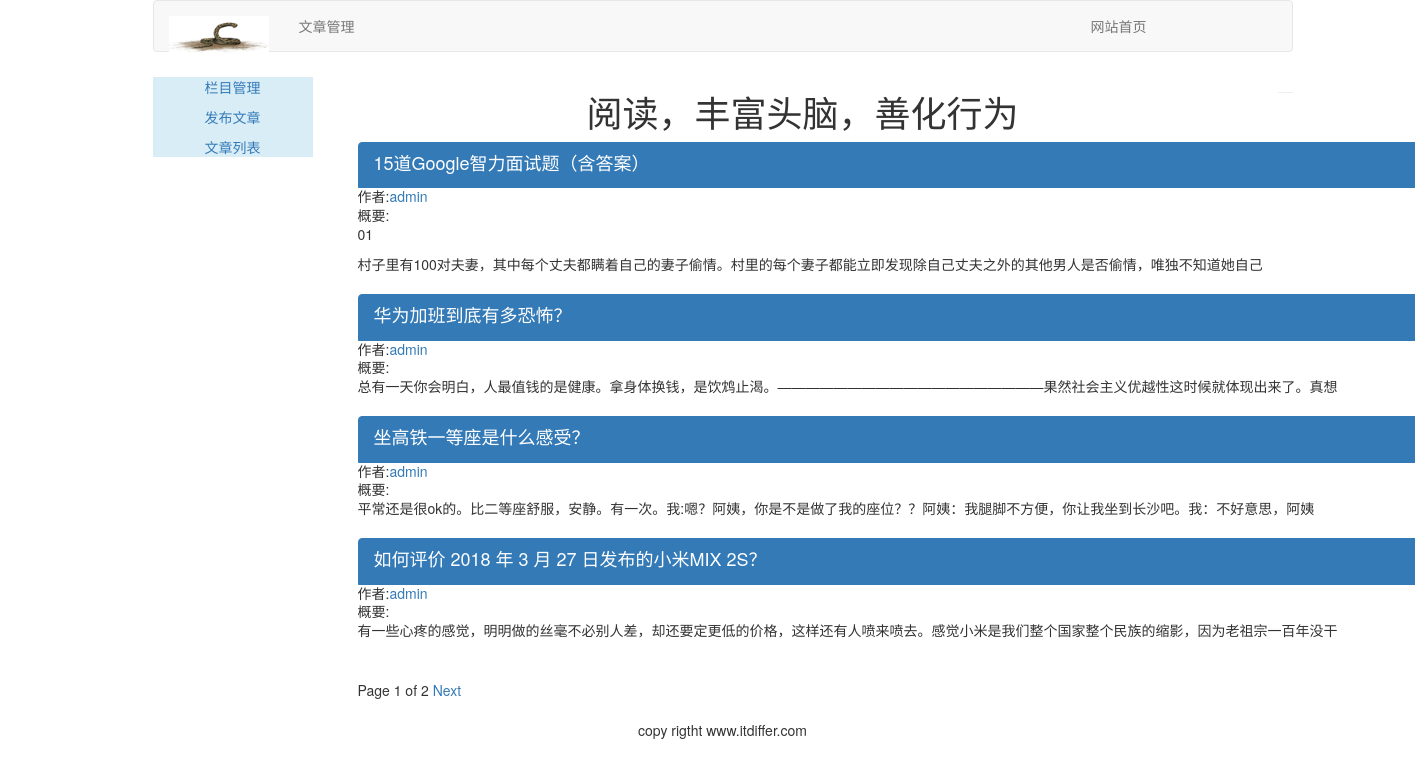
The page /article/list_article_titles/ on the database as committed earlier.
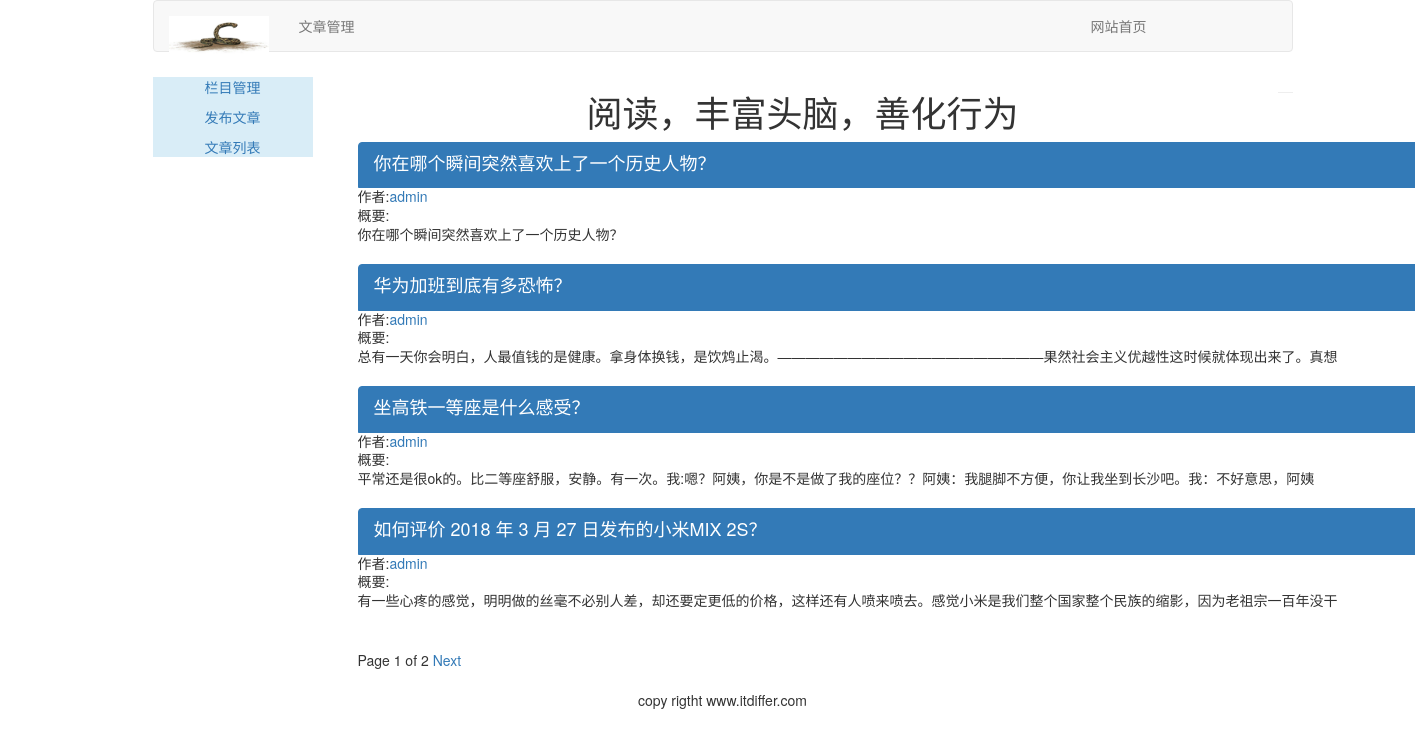
The same page on the database as committed later.
### article/models.py (models this page shows, shortened)
class ArticlePost(models.Model):
    author = models.ForeignKey(User, related_name="article", on_delete=models.CASCADE)
    title = models.CharField(max_length=200)
    slug = models.SlugField(max_length=500)
    column = models.ForeignKey(ArticleColumn, related_name='article_column', on_delete=models.CASCADE)
    body = models.TextField()
    created = models.DateTimeField(default=timezone.now())
    updated = models.DateTimeField(auto_now=True)
    user_like = models.ManyToManyField(User, related_name='article_like', blank=True)
    class Meta:
        ordering = ('title',)
        index_together = (('id', 'slug'),)  # 对这两个字段建立索引
    def get_url_path(self):
        return reverse('article:list_article_detail', args=[self.id, self.slug])

### article/list_views.py (the view)
# urls.py: url(r'^list_article_titles/(?P<username>[-\w]+)/$', list_views.article_titles, name="author_articles"),
def article_titles(request, username=None):
    if username:
        user = User.objects.get(username=username)
        article_title = ArticlePost.objects.filter(author=user)
        try:
            userinfo = user.userinfo
        except:
            userinfo = None
    else:
        article_title = ArticlePost.objects.all();
    paginator = Paginator(article_title, 4)
    page = request.GET.get('page')
    try:
        current_page = paginator.page(page)
        articles = current_page.object_list
    except PageNotAnInteger:
        current_page = paginator.page(1)
        articles = current_page.object_list
    except EmptyPage:
        current_page = paginator.page(paginator.num_pages)
        articles = current_page.object_list
    if username:
        return render(request, 'article/list/author_article.html',
                      {"articles": articles, "page": current_page, "userinfo": userinfo, "user": user})
    return render(request, 'article/list/article_title.html', {"articles": articles, "page": current_page})

### templates/article/list/article_title.html (shortened to what this page needs)
{% extends 'article/base.html' %}
{% block content %}
    <div class="row text-center vertical-middle-sm">
        <h1>阅读，丰富头脑，善化行为</h1>
    </div>
    <div class="container">
        {% for article in articles %}
            <div class="list-group">
                <a href="{{ article.get_url_path }}" class="list-group-item active">
                    <h4 class="list-group-item-heading">{{ article.title }}</h4></a>
                <p class="list-group-item-text">作者:<a
                        href="{% url 'article:author_articles' article.author.username %}">{{ article.author.username }}</a>
                </p>
                <p class="list-group-item-text">概要:{{ article.body|slice:'70' |linebreaks }}</p>
            </div>
        {% endfor %}
        {% include 'article/paginator.html' %}
    </div>
{% endblock %}

Rows that differ between the two databases and show on the page:
removed ArticlePost: title "15道Google智力面试题（含答案）", author.username "admin", body "01 村子里有100对夫妻，其中每个丈夫都瞒着自己的妻子偷情。村里的每个妻子都能立即发现除自己丈夫之外的其他男人是否偷情，唯独不知道她自己"
now on this page (row edited): ArticlePost: title "你在哪个瞬间突然喜欢上了一个历史人物？", author.username "admin", body "你在哪个瞬间突然喜欢上了一个历史人物？"
